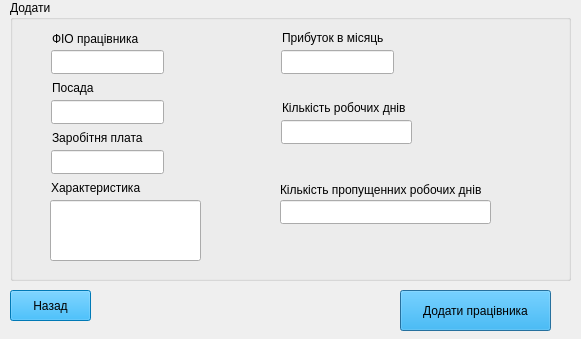
<?xml version="1.0" encoding="UTF-8"?>
<ui version="4.0">
 <class>addworker</class>
 <widget class="QDialog" name="addworker">
  <property name="geometry">
   <rect>
    <x>0</x>
    <y>0</y>
    <width>581</width>
    <height>339</height>
   </rect>
  </property>
  <property name="windowTitle">
   <string>Dialog</string>
  </property>
  <widget class="QPushButton" name="pushButton">
   <property name="geometry">
    <rect>
     <x>400</x>
     <y>290</y>
     <width>151</width>
     <height>41</height>
    </rect>
   </property>
   <property name="styleSheet">
    <string notr="true">font: 9pt &quot;Segoe Script&quot;;
background-color: rgb(0, 170, 255);</string>
   </property>
   <property name="text">
    <string>Додати працівника</string>
   </property>
  </widget>
  <widget class="QPushButton" name="pushButton_2">
   <property name="geometry">
    <rect>
     <x>10</x>
     <y>290</y>
     <width>81</width>
     <height>31</height>
    </rect>
   </property>
   <property name="styleSheet">
    <string notr="true">font: 9pt &quot;Segoe Script&quot;;
background-color: rgb(0, 170, 255);</string>
   </property>
   <property name="text">
    <string>Назад</string>
   </property>
  </widget>
  <widget class="QGroupBox" name="groupBox">
   <property name="geometry">
    <rect>
     <x>10</x>
     <y>0</y>
     <width>561</width>
     <height>281</height>
    </rect>
   </property>
   <property name="styleSheet">
    <string notr="true">font: 9pt &quot;Segoe Script&quot;;</string>
   </property>
   <property name="title">
    <string>Додати</string>
   </property>
   <widget class="QLineEdit" name="lineEdit_4">
    <property name="geometry">
     <rect>
      <x>40</x>
      <y>200</y>
      <width>151</width>
      <height>61</height>
     </rect>
    </property>
   </widget>
   <widget class="QLineEdit" name="lineEdit_5">
    <property name="geometry">
     <rect>
      <x>271</x>
      <y>50</y>
      <width>113</width>
      <height>24</height>
     </rect>
    </property>
   </widget>
   <widget class="QLabel" name="label_8">
    <property name="geometry">
     <rect>
      <x>270</x>
      <y>180</y>
      <width>271</width>
      <height>20</height>
     </rect>
    </property>
    <property name="text">
     <string>Кількість пропущенних робочих днів</string>
    </property>
   </widget>
   <widget class="QLabel" name="label_6">
    <property name="geometry">
     <rect>
      <x>272</x>
      <y>30</y>
      <width>111</width>
      <height>16</height>
     </rect>
    </property>
    <property name="text">
     <string>Прибуток в місяць</string>
    </property>
   </widget>
   <widget class="QLineEdit" name="lineEdit_3">
    <property name="geometry">
     <rect>
      <x>41</x>
      <y>150</y>
      <width>113</width>
      <height>24</height>
     </rect>
    </property>
   </widget>
   <widget class="QLineEdit" name="lineEdit_6">
    <property name="geometry">
     <rect>
      <x>271</x>
      <y>120</y>
      <width>131</width>
      <height>24</height>
     </rect>
    </property>
   </widget>
   <widget class="QLabel" name="label_2">
    <property name="geometry">
     <rect>
      <x>42</x>
      <y>80</y>
      <width>49</width>
      <height>16</height>
     </rect>
    </property>
    <property name="text">
     <string>Посада</string>
    </property>
   </widget>
   <widget class="QLabel" name="label_7">
    <property name="geometry">
     <rect>
      <x>272</x>
      <y>100</y>
      <width>171</width>
      <height>16</height>
     </rect>
    </property>
    <property name="text">
     <string>Кількість робочих днів</string>
    </property>
   </widget>
   <widget class="QLabel" name="label_4">
    <property name="geometry">
     <rect>
      <x>41</x>
      <y>180</y>
      <width>111</width>
      <height>16</height>
     </rect>
    </property>
    <property name="text">
     <string>Характеристика</string>
    </property>
   </widget>
   <widget class="QLineEdit" name="lineEdit">
    <property name="geometry">
     <rect>
      <x>41</x>
      <y>50</y>
      <width>113</width>
      <height>24</height>
     </rect>
    </property>
    <property name="text">
     <string/>
    </property>
   </widget>
   <widget class="QLabel" name="label">
    <property name="geometry">
     <rect>
      <x>42</x>
      <y>31</y>
      <width>111</width>
      <height>16</height>
     </rect>
    </property>
    <property name="text">
     <string>ФІО працівника</string>
    </property>
   </widget>
   <widget class="QLabel" name="label_3">
    <property name="geometry">
     <rect>
      <x>42</x>
      <y>130</y>
      <width>101</width>
      <height>16</height>
     </rect>
    </property>
    <property name="text">
     <string>Заробітня плата</string>
    </property>
   </widget>
   <widget class="QLineEdit" name="lineEdit_7">
    <property name="geometry">
     <rect>
      <x>270</x>
      <y>200</y>
      <width>211</width>
      <height>24</height>
     </rect>
    </property>
   </widget>
   <widget class="QLineEdit" name="lineEdit_2">
    <property name="geometry">
     <rect>
      <x>41</x>
      <y>100</y>
      <width>113</width>
      <height>24</height>
     </rect>
    </property>
   </widget>
  </widget>
 </widget>
 <tabstops>
  <tabstop>lineEdit</tabstop>
  <tabstop>lineEdit_2</tabstop>
  <tabstop>lineEdit_3</tabstop>
  <tabstop>lineEdit_4</tabstop>
  <tabstop>lineEdit_5</tabstop>
  <tabstop>lineEdit_6</tabstop>
  <tabstop>lineEdit_7</tabstop>
  <tabstop>pushButton_2</tabstop>
  <tabstop>pushButton</tabstop>
 </tabstops>
 <resources/>
 <connections/>
</ui>
